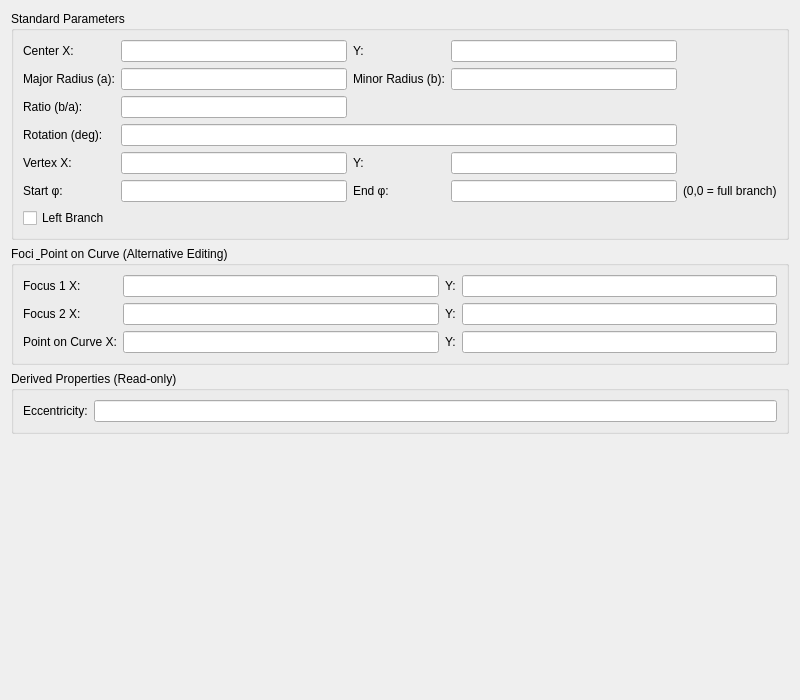
<?xml version="1.0" encoding="UTF-8"?>
<ui version="4.0">
 <class>LC_HyperbolaPropertiesEditingWidget</class>
 <widget class="QWidget" name="LC_HyperbolaPropertiesEditingWidget">
  <property name="geometry">
   <rect>
    <x>0</x>
    <y>0</y>
    <width>800</width>
    <height>700</height>
   </rect>
  </property>
  <property name="windowTitle">
   <string>Hyperbola Properties</string>
  </property>
  <layout class="QVBoxLayout" name="verticalLayout">
   <item>
    <widget class="QGroupBox" name="groupParams">
     <property name="title">
      <string>Standard Parameters</string>
     </property>
     <layout class="QGridLayout" name="gridParams">
      <item row="0" column="0">
       <widget class="QLabel">
        <property name="text"><string>Center X:</string></property>
       </widget>
      </item>
      <item row="0" column="1">
       <widget class="QLineEdit" name="leCenterX"/>
      </item>
      <item row="0" column="2">
       <widget class="QLabel">
        <property name="text"><string>Y:</string></property>
       </widget>
      </item>
      <item row="0" column="3">
       <widget class="QLineEdit" name="leCenterY"/>
      </item>

      <item row="1" column="0">
       <widget class="QLabel">
        <property name="text"><string>Major Radius (a):</string></property>
       </widget>
      </item>
      <item row="1" column="1">
       <widget class="QLineEdit" name="leMajorRadius"/>
      </item>
      <item row="1" column="2">
       <widget class="QLabel">
        <property name="text"><string>Minor Radius (b):</string></property>
       </widget>
      </item>
      <item row="1" column="3">
       <widget class="QLineEdit" name="leMinorRadius"/>
      </item>

      <item row="2" column="0">
       <widget class="QLabel">
        <property name="text"><string>Ratio (b/a):</string></property>
       </widget>
      </item>
      <item row="2" column="1">
       <widget class="QLineEdit" name="leRatio"/>
      </item>

      <item row="3" column="0">
       <widget class="QLabel">
        <property name="text"><string>Rotation (deg):</string></property>
       </widget>
      </item>
      <item row="3" column="1" colspan="3">
       <widget class="QLineEdit" name="leAngle"/>
      </item>

      <item row="4" column="0">
       <widget class="QLabel">
        <property name="text"><string>Vertex X:</string></property>
       </widget>
      </item>
      <item row="4" column="1">
       <widget class="QLineEdit" name="leVertexX">
        <property name="readOnly"><bool>true</bool></property>
       </widget>
      </item>
      <item row="4" column="2">
       <widget class="QLabel">
        <property name="text"><string>Y:</string></property>
       </widget>
      </item>
      <item row="4" column="3">
       <widget class="QLineEdit" name="leVertexY">
        <property name="readOnly"><bool>true</bool></property>
       </widget>
      </item>

      <item row="5" column="0">
       <widget class="QLabel">
        <property name="text"><string>Start φ:</string></property>
       </widget>
      </item>
      <item row="5" column="1">
       <widget class="QLineEdit" name="leAngle1"/>
      </item>
      <item row="5" column="2">
       <widget class="QLabel">
        <property name="text"><string>End φ:</string></property>
       </widget>
      </item>
      <item row="5" column="3">
       <widget class="QLineEdit" name="leAngle2"/>
      </item>
      <item row="5" column="4">
       <widget class="QLabel">
        <property name="text"><string>(0,0 = full branch)</string></property>
       </widget>
      </item>

      <item row="6" column="0" colspan="4">
       <widget class="QCheckBox" name="cbReversed">
        <property name="text"><string>Left Branch</string></property>
       </widget>
      </item>
     </layout>
    </widget>
   </item>

   <item>
    <widget class="QGroupBox" name="groupFoci">
     <property name="title">
      <string>Foci &amp; Point on Curve (Alternative Editing)</string>
     </property>
     <layout class="QGridLayout" name="gridFoci">
      <item row="0" column="0">
       <widget class="QLabel">
        <property name="text"><string>Focus 1 X:</string></property>
       </widget>
      </item>
      <item row="0" column="1">
       <widget class="QLineEdit" name="leFocus1X"/>
      </item>
      <item row="0" column="2">
       <widget class="QLabel">
        <property name="text"><string>Y:</string></property>
       </widget>
      </item>
      <item row="0" column="3">
       <widget class="QLineEdit" name="leFocus1Y"/>
      </item>

      <item row="1" column="0">
       <widget class="QLabel">
        <property name="text"><string>Focus 2 X:</string></property>
       </widget>
      </item>
      <item row="1" column="1">
       <widget class="QLineEdit" name="leFocus2X"/>
      </item>
      <item row="1" column="2">
       <widget class="QLabel">
        <property name="text"><string>Y:</string></property>
       </widget>
      </item>
      <item row="1" column="3">
       <widget class="QLineEdit" name="leFocus2Y"/>
      </item>

      <item row="2" column="0">
       <widget class="QLabel">
        <property name="text"><string>Point on Curve X:</string></property>
       </widget>
      </item>
      <item row="2" column="1">
       <widget class="QLineEdit" name="leStartX"/>
      </item>
      <item row="2" column="2">
       <widget class="QLabel">
        <property name="text"><string>Y:</string></property>
       </widget>
      </item>
      <item row="2" column="3">
       <widget class="QLineEdit" name="leStartY"/>
      </item>
     </layout>
    </widget>
   </item>

   <item>
    <widget class="QGroupBox" name="groupDerived">
     <property name="title">
      <string>Derived Properties (Read-only)</string>
     </property>
     <layout class="QGridLayout" name="gridDerived">
      <item row="0" column="0">
       <widget class="QLabel">
        <property name="text"><string>Eccentricity:</string></property>
       </widget>
      </item>
      <item row="0" column="1">
       <widget class="QLineEdit" name="leEccentricity">
        <property name="readOnly"><bool>true</bool></property>
       </widget>
      </item>
     </layout>
    </widget>
   </item>

   <item>
    <spacer name="verticalSpacer">
     <property name="orientation">
      <enum>Qt::Vertical</enum>
     </property>
     <property name="sizeHint" stdset="0">
      <size>
       <width>20</width>
       <height>40</height>
      </size>
     </property>
    </spacer>
   </item>
  </layout>
 </widget>
 <resources/>
 <connections/>
</ui>
